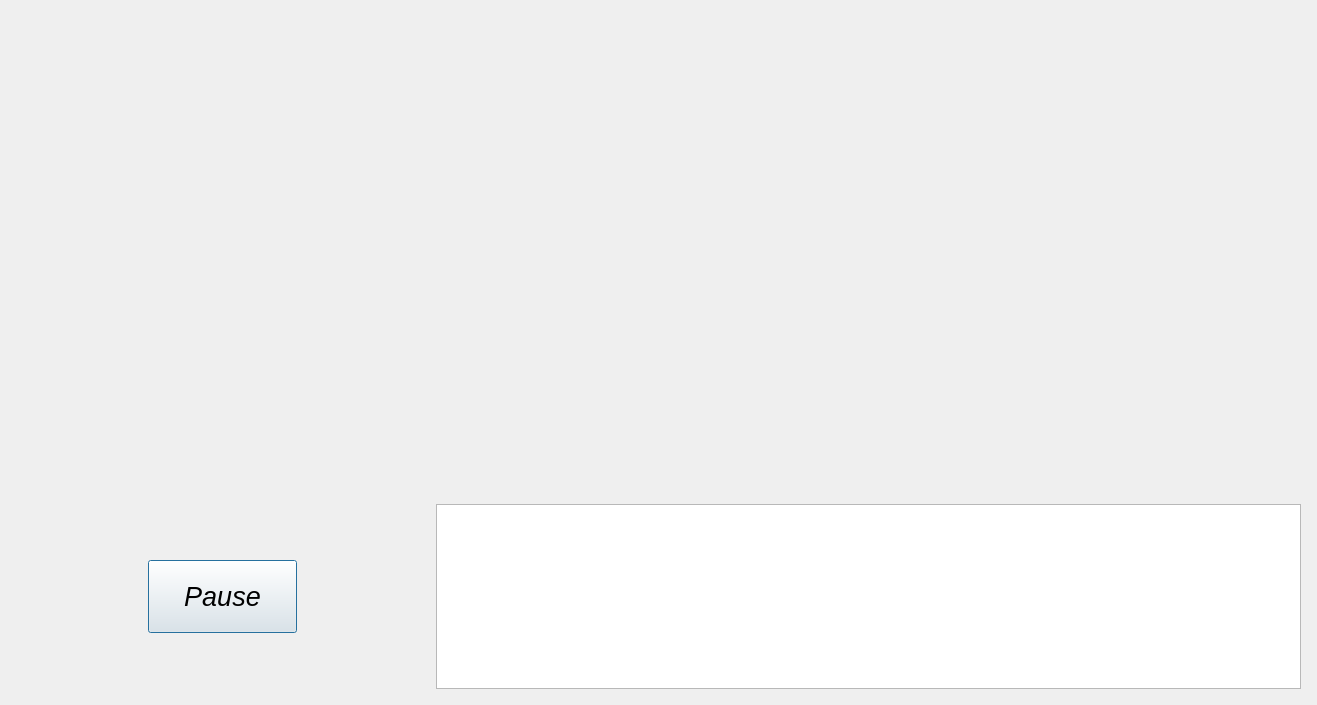
<?xml version="1.0" encoding="UTF-8"?>
<ui version="4.0">
 <class>Dialog</class>
 <widget class="QDialog" name="Dialog">
  <property name="geometry">
   <rect>
    <x>0</x>
    <y>0</y>
    <width>1317</width>
    <height>705</height>
   </rect>
  </property>
  <property name="font">
   <font>
    <pointsize>20</pointsize>
    <italic>true</italic>
   </font>
  </property>
  <property name="windowTitle">
   <string>Dialog</string>
  </property>
  <widget class="QLabel" name="lblOriginal">
   <property name="geometry">
    <rect>
     <x>580</x>
     <y>8</y>
     <width>640</width>
     <height>480</height>
    </rect>
   </property>
   <property name="autoFillBackground">
    <bool>true</bool>
   </property>
   <property name="text">
    <string/>
   </property>
  </widget>
  <widget class="QPushButton" name="btnPauseResume">
   <property name="geometry">
    <rect>
     <x>148</x>
     <y>560</y>
     <width>149</width>
     <height>73</height>
    </rect>
   </property>
   <property name="text">
    <string>Pause</string>
   </property>
  </widget>
  <widget class="QPlainTextEdit" name="txtXYRadius">
   <property name="geometry">
    <rect>
     <x>436</x>
     <y>504</y>
     <width>865</width>
     <height>185</height>
    </rect>
   </property>
   <property name="font">
    <font>
     <family>Ubuntu Mono</family>
     <pointsize>10</pointsize>
     <italic>false</italic>
    </font>
   </property>
   <property name="readOnly">
    <bool>true</bool>
   </property>
  </widget>
  <widget class="QWidget" name="FlowField" native="true">
   <property name="geometry">
    <rect>
     <x>8</x>
     <y>4</y>
     <width>561</width>
     <height>485</height>
    </rect>
   </property>
   <property name="autoFillBackground">
    <bool>true</bool>
   </property>
  </widget>
 </widget>
 <layoutdefault spacing="6" margin="11"/>
 <resources/>
 <connections/>
</ui>
